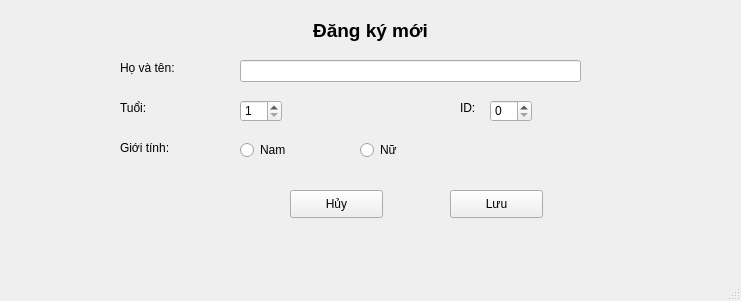
<?xml version="1.0" encoding="UTF-8"?>
<ui version="4.0">
 <class>MainWindow</class>
 <widget class="QMainWindow" name="MainWindow">
  <property name="geometry">
   <rect>
    <x>0</x>
    <y>0</y>
    <width>741</width>
    <height>301</height>
   </rect>
  </property>
  <property name="windowTitle">
   <string>Đăng ký</string>
  </property>
  <widget class="QWidget" name="centralwidget">
   <widget class="QLabel" name="label">
    <property name="geometry">
     <rect>
      <x>120</x>
      <y>60</y>
      <width>55</width>
      <height>16</height>
     </rect>
    </property>
    <property name="text">
     <string>Họ và tên:</string>
    </property>
   </widget>
   <widget class="QLabel" name="label_2">
    <property name="geometry">
     <rect>
      <x>120</x>
      <y>100</y>
      <width>55</width>
      <height>16</height>
     </rect>
    </property>
    <property name="text">
     <string>Tuổi:</string>
    </property>
   </widget>
   <widget class="QLabel" name="label_3">
    <property name="geometry">
     <rect>
      <x>120</x>
      <y>140</y>
      <width>55</width>
      <height>16</height>
     </rect>
    </property>
    <property name="text">
     <string>Giới tính:</string>
    </property>
   </widget>
   <widget class="QLineEdit" name="NameEdit">
    <property name="geometry">
     <rect>
      <x>240</x>
      <y>60</y>
      <width>341</width>
      <height>22</height>
     </rect>
    </property>
   </widget>
   <widget class="QSpinBox" name="spinBoxAge">
    <property name="geometry">
     <rect>
      <x>240</x>
      <y>100</y>
      <width>42</width>
      <height>22</height>
     </rect>
    </property>
    <property name="minimum">
     <number>1</number>
    </property>
    <property name="maximum">
     <number>150</number>
    </property>
   </widget>
   <widget class="QRadioButton" name="radioButtonMale">
    <property name="geometry">
     <rect>
      <x>240</x>
      <y>140</y>
      <width>95</width>
      <height>20</height>
     </rect>
    </property>
    <property name="text">
     <string>Nam</string>
    </property>
   </widget>
   <widget class="QRadioButton" name="radioButtonFemale">
    <property name="geometry">
     <rect>
      <x>360</x>
      <y>140</y>
      <width>95</width>
      <height>20</height>
     </rect>
    </property>
    <property name="text">
     <string>Nữ</string>
    </property>
   </widget>
   <widget class="QLabel" name="label_4">
    <property name="geometry">
     <rect>
      <x>190</x>
      <y>10</y>
      <width>361</width>
      <height>41</height>
     </rect>
    </property>
    <property name="font">
     <font>
      <pointsize>14</pointsize>
      <weight>75</weight>
      <italic>false</italic>
      <bold>true</bold>
     </font>
    </property>
    <property name="text">
     <string>Đăng ký mới</string>
    </property>
    <property name="alignment">
     <set>Qt::AlignCenter</set>
    </property>
   </widget>
   <widget class="QPushButton" name="SaveButton">
    <property name="geometry">
     <rect>
      <x>450</x>
      <y>190</y>
      <width>93</width>
      <height>28</height>
     </rect>
    </property>
    <property name="text">
     <string>Lưu</string>
    </property>
   </widget>
   <widget class="QPushButton" name="CancelButton">
    <property name="geometry">
     <rect>
      <x>290</x>
      <y>190</y>
      <width>93</width>
      <height>28</height>
     </rect>
    </property>
    <property name="text">
     <string>Hủy</string>
    </property>
   </widget>
   <widget class="QLabel" name="label_5">
    <property name="geometry">
     <rect>
      <x>460</x>
      <y>100</y>
      <width>55</width>
      <height>16</height>
     </rect>
    </property>
    <property name="text">
     <string>ID:</string>
    </property>
   </widget>
   <widget class="QSpinBox" name="spinBoxId">
    <property name="geometry">
     <rect>
      <x>490</x>
      <y>100</y>
      <width>42</width>
      <height>22</height>
     </rect>
    </property>
   </widget>
  </widget>
  <widget class="QMenuBar" name="menubar">
   <property name="geometry">
    <rect>
     <x>0</x>
     <y>0</y>
     <width>741</width>
     <height>26</height>
    </rect>
   </property>
  </widget>
  <widget class="QStatusBar" name="statusbar"/>
 </widget>
 <resources/>
 <connections/>
</ui>
